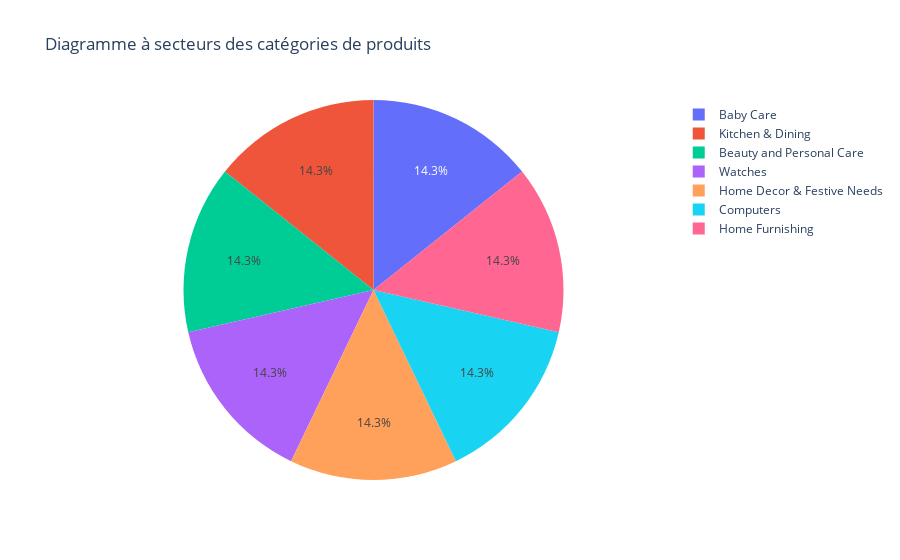

The cell this chart's notebook holds for it:
### Code cell
category_percent=df['main_category'].value_counts(normalize=True).reset_index().rename(columns={'index': 'names'})
px.pie(category_percent, values='main_category', names='names', title='Diagramme à secteurs des catégories de produits').show()

### Figure 1 — Plotly figure (JSON) as saved in the notebook; plotly's stock layout.template omitted (floating-point values rounded to 4 significant figures)
{"data": [{"domain": {"x": [0, 1], "y": [0, 1]}, "hovertemplate": "label=%{label}<br>main_category=%{value}<extra></extra>", "labels": ["Baby Care", "Kitchen & Dining", "Beauty and Personal Care", "Watches", "Home Decor & Festive Needs", "Computers", "Home Furnishing"], "legendgroup": "", "name": "", "showlegend": true, "type": "pie", "values": [0.1429, 0.1429, 0.1429, 0.1429, 0.1429, 0.1429, 0.1429]}], "layout": {"legend": {"tracegroupgap": 0}, "title": {"text": "Diagramme à secteurs des catégories de produits"}}}
